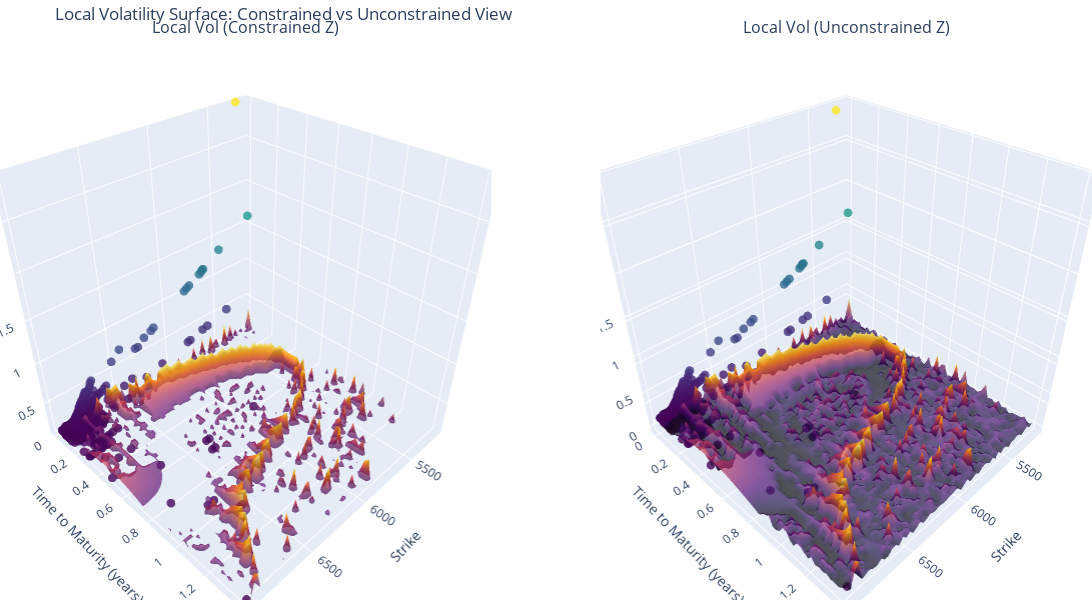

Notebook cell for this chart:
### Markdown cell above
### local Vol using regression

### Code cell
impvol_interp = regres
params = [calls["S0"].iloc[0],calls["r"].iloc[0],impvol_interp]
local_vol_surface_ = get_local_vol_surface(calls,params)
plot_local_vol_surface(calls,local_vol_surface_)

### Figure 1 — Plotly figure (JSON) as saved in the notebook; plotly's stock layout.template omitted (floating-point values rounded to 4 significant figures; data arrays with more than 128 entries replaced by an {"elided": "..."} marker saying what was removed)
{"data": [{"marker": {"color": {"elided": "423 float values"}, "colorscale": [[0, "#440154"], [0.1111, "#482878"], [0.2222, "#3e4989"], [0.3333, "#31688e"], [0.4444, "#26828e"], [0.5556, "#1f9e89"], [0.6667, "#35b779"], [0.7778, "#6ece58"], [0.8889, "#b5de2b"], [1, "#fde725"]], "opacity": 0.8, "size": 3}, "mode": "markers", "name": "Data Points", "scene": "scene", "showlegend": false, "type": "scatter3d", "x": {"elided": "423 float values"}, "y": {"elided": "423 float values"}, "z": {"elided": "423 float values"}}, {"colorscale": [[0, "#000004"], [0.1111, "#1b0c41"], [0.2222, "#4a0c6b"], [0.3333, "#781c6d"], [0.4444, "#a52c60"], [0.5556, "#cf4446"], [0.6667, "#ed6925"], [0.7778, "#fb9b06"], [0.8889, "#f7d13d"], [1, "#fcffa4"]], "opacity": 0.7, "scene": "scene", "showlegend": false, "showscale": false, "type": "surface", "x": {"elided": "60x60 float values"}, "y": {"elided": "60x60 float values"}, "z": {"elided": "60x60 float values"}}, {"marker": {"color": {"elided": "423 float values"}, "colorscale": [[0, "#440154"], [0.1111, "#482878"], [0.2222, "#3e4989"], [0.3333, "#31688e"], [0.4444, "#26828e"], [0.5556, "#1f9e89"], [0.6667, "#35b779"], [0.7778, "#6ece58"], [0.8889, "#b5de2b"], [1, "#fde725"]], "opacity": 0.8, "size": 3}, "mode": "markers", "name": "Data Points", "scene": "scene2", "showlegend": false, "type": "scatter3d", "x": {"elided": "423 float values"}, "y": {"elided": "423 float values"}, "z": {"elided": "423 float values"}}, {"colorscale": [[0, "#000004"], [0.1111, "#1b0c41"], [0.2222, "#4a0c6b"], [0.3333, "#781c6d"], [0.4444, "#a52c60"], [0.5556, "#cf4446"], [0.6667, "#ed6925"], [0.7778, "#fb9b06"], [0.8889, "#f7d13d"], [1, "#fcffa4"]], "opacity": 0.7, "scene": "scene2", "showlegend": false, "showscale": false, "type": "surface", "x": {"elided": "60x60 float values"}, "y": {"elided": "60x60 float values"}, "z": {"elided": "60x60 float values"}}], "layout": {"annotations": [{"font": {"size": 16}, "showarrow": false, "text": "Local Vol (Constrained Z)", "x": 0.225, "xanchor": "center", "xref": "paper", "y": 1, "yanchor": "bottom", "yref": "paper"}, {"font": {"size": 16}, "showarrow": false, "text": "Local Vol (Unconstrained Z)", "x": 0.775, "xanchor": "center", "xref": "paper", "y": 1, "yanchor": "bottom", "yref": "paper"}], "height": 600, "margin": {"b": 0, "l": 0, "r": 0, "t": 40}, "scene": {"domain": {"x": [0, 0.45], "y": [0, 1]}, "xaxis": {"title": {"text": "Strike"}}, "yaxis": {"title": {"text": "Time to Maturity (years)"}}, "zaxis": {"range": [0.1019, 2.926], "title": {"text": "Volatility"}}}, "scene2": {"domain": {"x": [0.55, 1], "y": [0, 1]}, "xaxis": {"title": {"text": "Strike"}}, "yaxis": {"title": {"text": "Time to Maturity (years)"}}, "zaxis": {"title": {"text": "Volatility"}}}, "title": {"text": "Local Volatility Surface: Constrained vs Unconstrained View"}, "width": 1200}}
